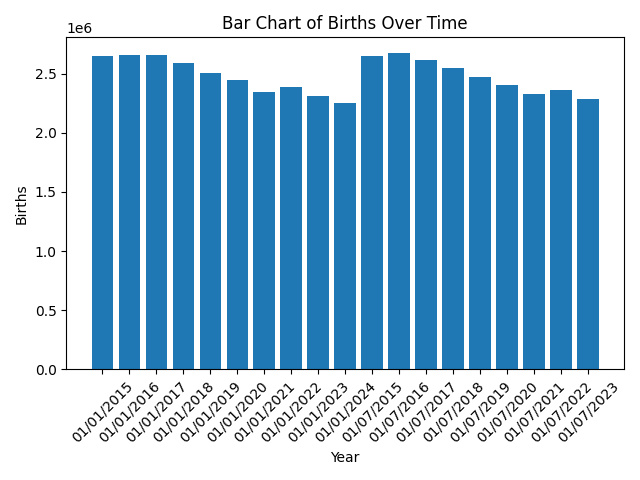

Python code for this plot:
import pandas as pd
import matplotlib.pyplot as plt
import time, inspect
from memory_profiler import memory_usage

def bar_chart_task():
    wall_start = time.time()
    cpu_start = time.process_time()

    df = pd.read_csv("../birth_gp_ratios.csv")
    df = df[(df["ratio_type"] == "actual") & (df["sex"] == "persons")]
    df = df.groupby("date")["actual_births"].sum().reset_index()

    plt.figure()
    plt.bar(df["date"], df["actual_births"])
    plt.title("Bar Chart of Births Over Time")
    plt.xlabel("Year")
    plt.ylabel("Births")
    plt.xticks(rotation=45)
    plt.tight_layout()
    plt.savefig("bar_chart.png")
    plt.close()

    wall_runtime = round(time.time() - wall_start, 3)
    cpu_runtime = round(time.process_time() - cpu_start, 3)

    print(f"\nWall-clock Runtime: {wall_runtime} seconds")
    print(f"CPU Runtime: {cpu_runtime} seconds")
    print(f"Total Lines of Code: {len(inspect.getsource(bar_chart_task).splitlines())}")
    core_lines = [l for l in inspect.getsource(bar_chart_task).splitlines() if l.strip() and not l.strip().startswith("#")]
    print(f"Core Lines of Code: {len(core_lines) - 3}")  # Subtract def, return, print

    return wall_runtime

if __name__ == "__main__":
    mem = memory_usage((bar_chart_task,), max_iterations=1)
    print(f"Memory usage: {round(max(mem) - min(mem), 3)} MB")
